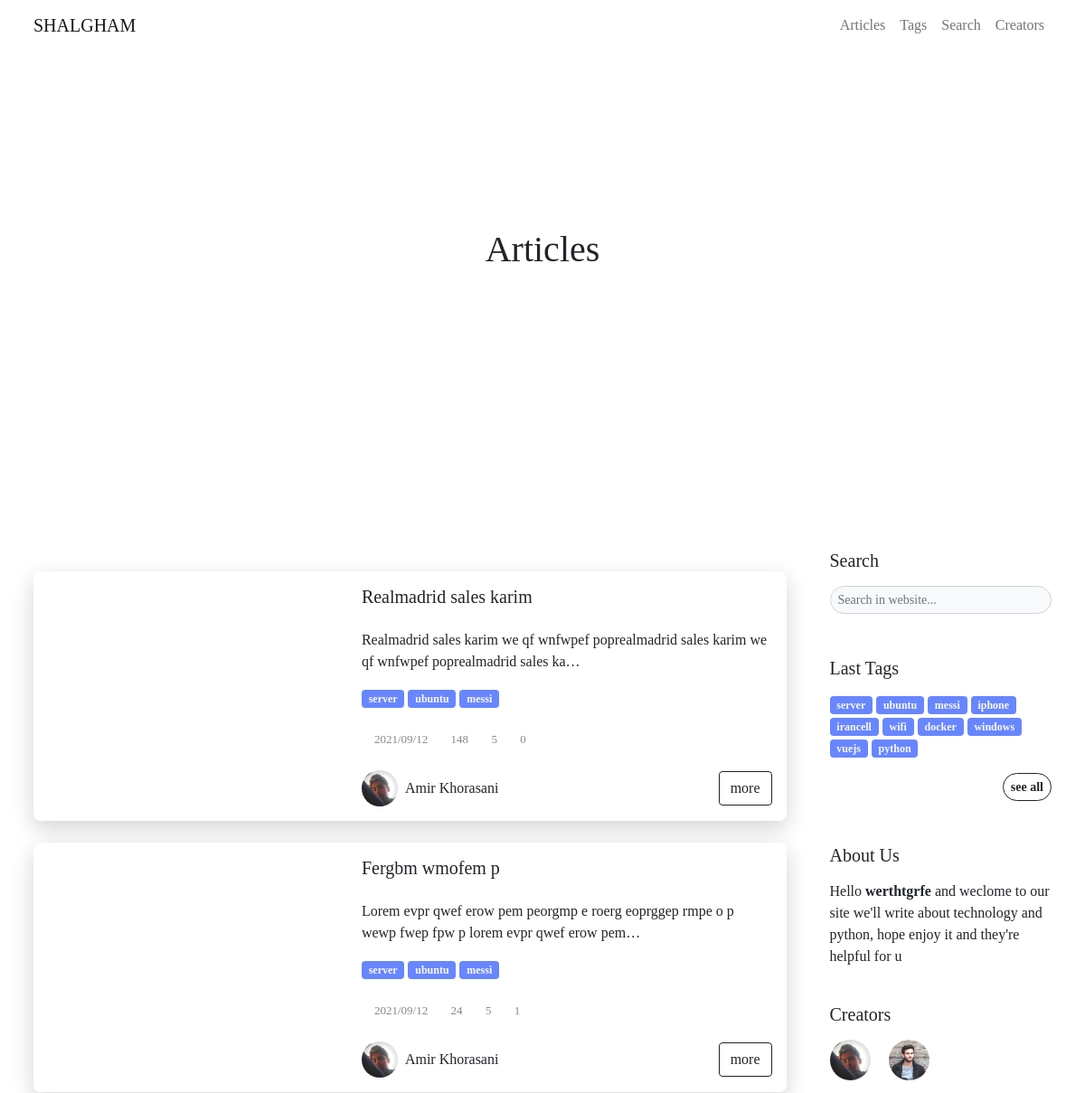
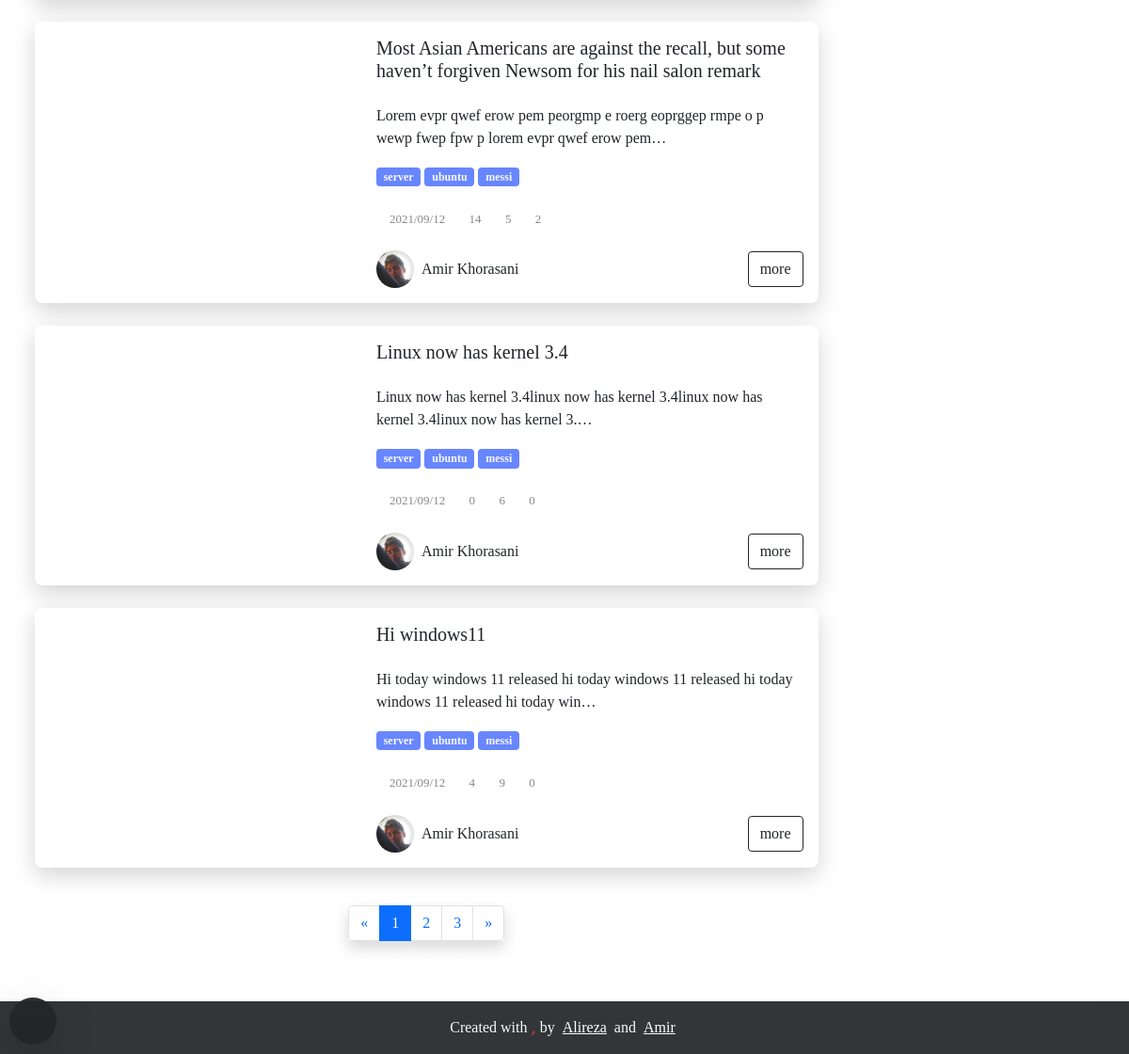
Page /articles on the earlier database version (2 pictures, top to bottom).
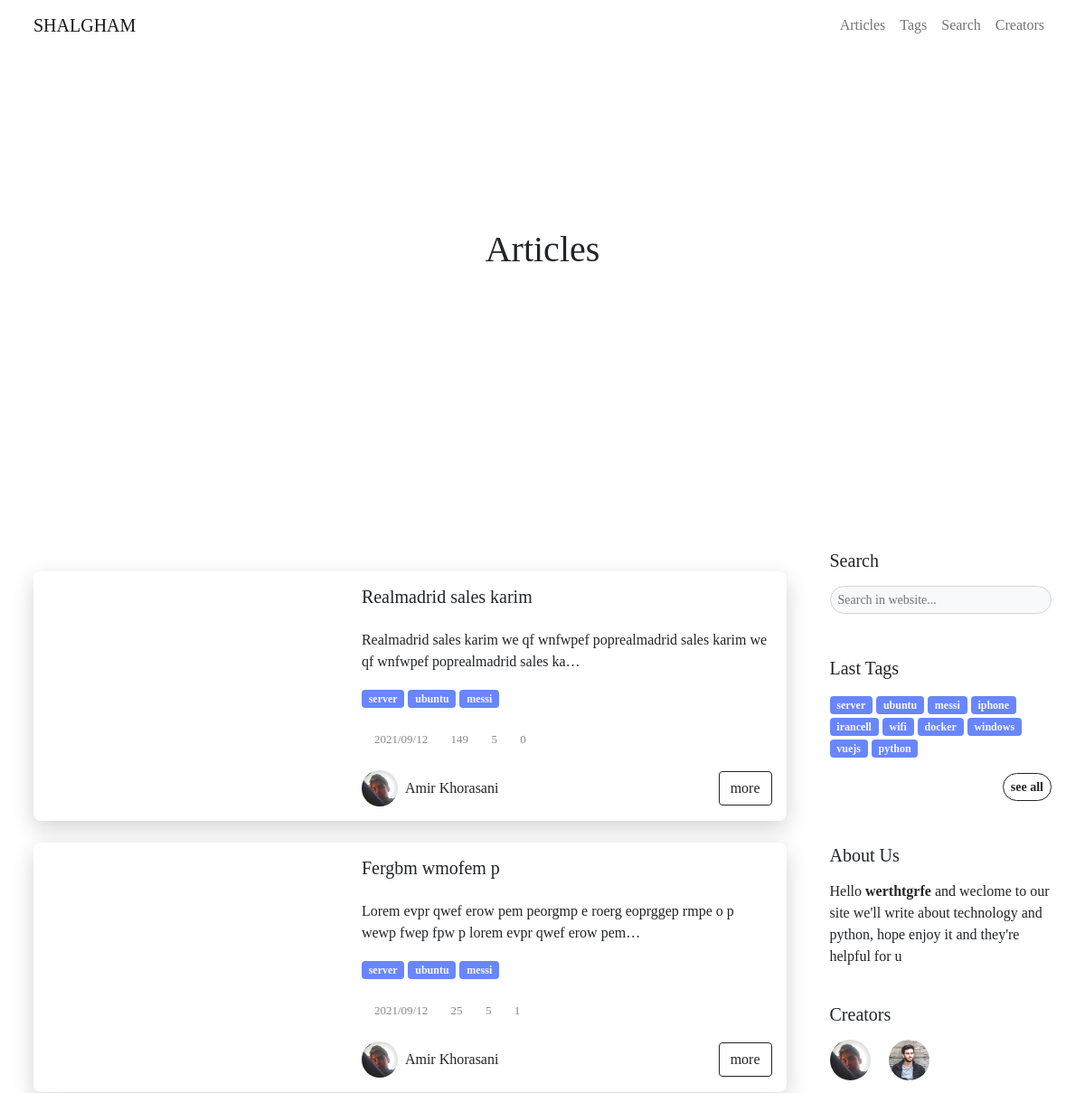
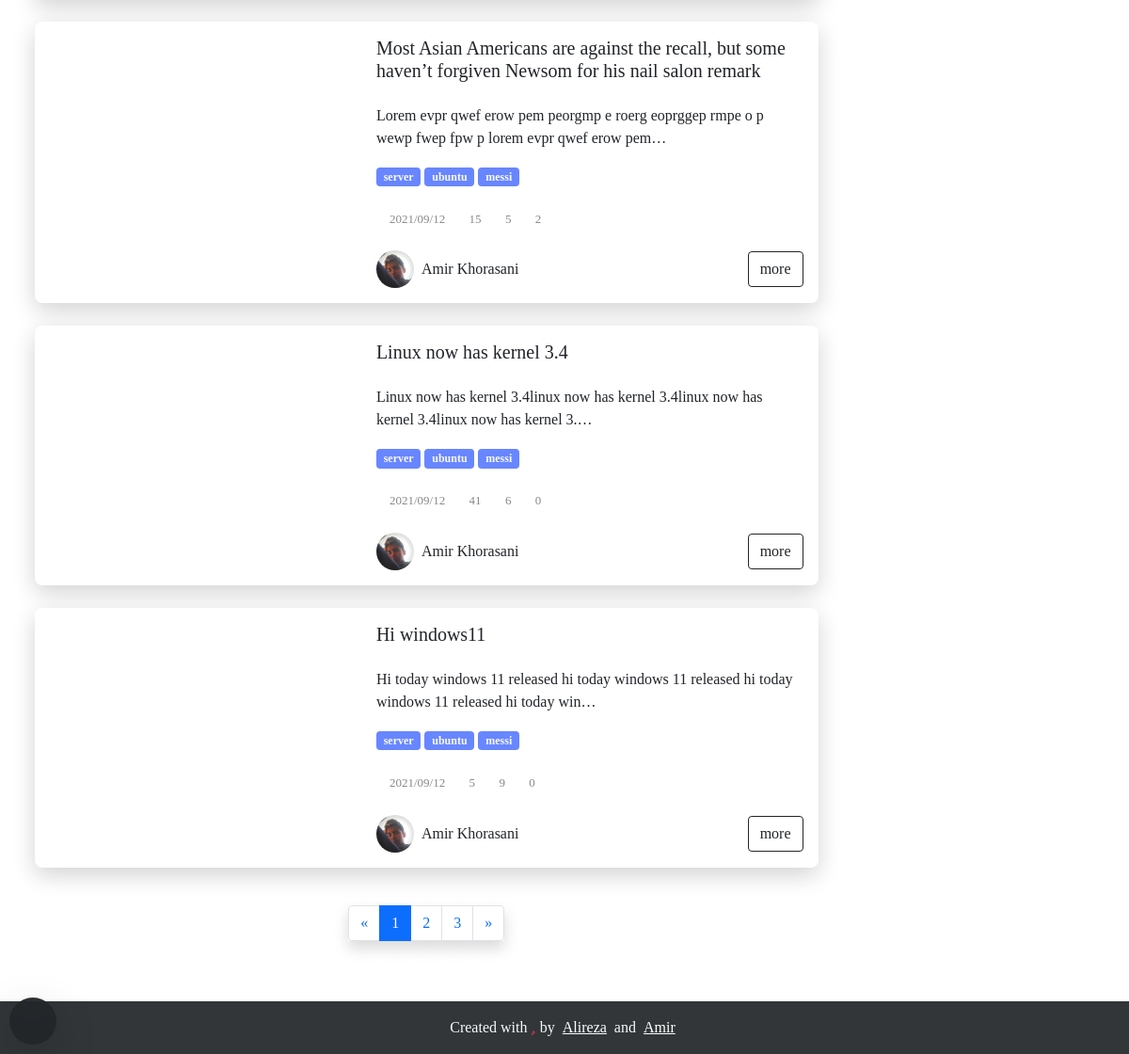
Same page on the later database version (2 pictures, top to bottom).
### blog/models.py (models this page shows, shortened)
class Article(models.Model):
    title_en   = models.CharField(max_length=200) # english title
    desc_en    = models.TextField() # english description for article in home
    body_en    = RichTextUploadingField() # english body
    slug       = models.SlugField(max_length=100,unique=True) # slug of the article
    short_slug = models.SlugField(editable=False) # auto created in auto_slug_article function
    views      = models.IntegerField(default=0) # number of views this article
    status     = models.BooleanField(default=True) # article status => true:publish , false:draft
    created    = models.DateTimeField(auto_now_add=True) # auto complete created time
    updated    = models.DateTimeField(auto_now=True) # auto compelete last update
    author     = models.ForeignKey(User,editable=False,null=True,on_delete=models.SET_NULL,related_name='articles') # auto delete article on delete author
    category   = models.ManyToManyField(Category,blank=True,related_name='articles') # article categories
    thumbnail  = models.ImageField(upload_to='articles') # article thumbnail in post card and main page
    readtime   = models.IntegerField(default=0) # suggested time for readnig the article
    class Meta:
        verbose_name_plural = 'Articles'
        ordering            = ['-created'] # for new to old sorting in admin panel
    objects = ArticleManager() # set managers for this class
    def simple_created(self):
        return self.created.strftime("%Y/%m/%d")
    simple_created.short_description = "created"

class User(AbstractUser):
    thumbnail     = models.ImageField(upload_to='creators',default='creators/default.png')
    telegram      = models.URLField(null=True,blank=True)
    instagram     = models.URLField(null=True,blank=True)
    github        = models.URLField(null=True,blank=True)
    user_page_url = models.CharField(max_length=200)
    desc          = RichTextField(null=True)
    skills        = models.CharField(max_length=500,null=True,help_text='pls separate the skills by 3')
    def full_capital_name(self):
        if self.first_name and self.last_name:
            return f'{self.first_name.capitalize()} {self.last_name.capitalize()}'
        else:
            return self.username.capitalize()

class Comment(models.Model):
    admin    = models.ForeignKey(User,editable=False,default=None,null=True,on_delete=models.SET_NULL)
    article  = models.ForeignKey(Article,on_delete=models.CASCADE,related_name='comments')
    name     = CharField(max_length=50)
    desc     = RichTextField()
    created  = models.DateTimeField(auto_now_add=True) # date of comment creation
    reply_to = models.ForeignKey('self',null=True,blank=True,on_delete=models.CASCADE,related_name='replies') # for reply comments
    status   = models.BooleanField(default=False) # comment status => true:publish , false:draft
    avatar   = models.ForeignKey(Avatar,on_delete=models.SET_NULL,null=True) # comment avatar => has default and auto customize for admins
    class Meta:
        ordering = ('-created',)
    objects = CommentsManager() # set managers for this class

### blog/views.py (the view)
# urls.py: path('articles',ArticlesListView.as_view(),name='articles'),
class ArticlesListView(ListView):
    queryset            = get_list_or_404(Article.objects.active())
    template_name       = 'articles.html'
    context_object_name = 'articles'
    paginate_by         = 5
    page_kwarg          = 'p'

### blog/models.py (called while the page is built)
	def active(self):
		return self.filter(status=True)

    def active(self):
        return self.filter(status=True)

    def active(self):
        return self.filter(status=True)

### blog/templatetags/template_tags.py (called while the page is built)
@register.simple_tag
def site_setting(value):
    try:
        return contents.data_set[value]
    except:
        pass

@register.inclusion_tag('partials/col_4_about.html')
def col_4_about():
    return {
        'col_4_about': contents.data_set['about']
    }

@register.inclusion_tag('partials/col_4_tags.html')
def col_4_tags():
    categories_query          = Category.objects.active()   # get all active categories
    categories_query          = [category for category in categories_query if len(category.articles.active()) > 0] #check if length is bigger than 0 and tag already used before
    if len(categories_query) <= contents.data_set['col_4_tags_count']:
        return {
            'fix' : True,
            'col_4_tags': categories_query,
        }
    else:
        return {
            'fix' : False,
            'col_4_tags': categories_query[:contents.data_set['col_4_tags_count']],
        }

### template/articles.html (shortened to what the changed rows need)
{% load static %} {% load template_tags %}
<!DOCTYPE html>
<html lang="en">
<head>
    <link rel="stylesheet" href="{% static 'blog/css/swiper.min.css' %}">
    <link rel="stylesheet" href="{% static 'blog/css/bootstrap.css' %}">
    <link rel="stylesheet" href="{% static 'blog/fontawesome-free-5.15.3-web/css/all.css' %}">
    <link rel="stylesheet" href="{% static 'blog/css/custom.css' %}">
    <link rel="stylesheet" href="{% static 'blog/css/responsiv.css' %}">
    <link rel="stylesheet" href="{% static 'blog/css/pages/tags.css' %}">
</head>
<body data-src="../media/img/header.jpg">
    <header class="thumbnail">
        <div class="text-center header-img">
            <h1 class="w-100">
                Articles
            </h1>
        </div>
    </header>
    <main class="py-5">
        <div class="container">
            <div class="row gx-md-5">
                <div class="col-md-8 col-lg-9">
                    <section>
                        {% for article in articles %}
                        <div class="card rounded my-4 overflow-hidden">
                            <div class="row g-0">
                                <div class="col-lg-6 col-xl-5 p-3">
                                    <div class="img-card h-100 rounded" data-src="'{{ article.thumbnail.url }}'"></div>
                                </div>
                                <div class="col-lg-6 col-xl-7 p-3">
                                    <h5 class="pb-3">
                                        {{ article.title_en|capfirst }}
                                    </h5>
                                    <p class="mb-3">
                                        {{ article.desc_en|capfirst|safe|truncatechars:100 }}
                                    </p>
                                    {% for category in article.category.active %}
                                    <a href="{% url 'blog:tag' category.slug %}" class="badge bg-info text-light text-decoration-none">
                                            {{ category.name_en|lower }}
                                        </a> {% endfor %}
                                    <div class="icons-card pt-2 mt-3">
                                        <div class="d-inline-flex w-auto align-items-center flex-wrap">
                                            <i class="fas fa-calendar"></i>
                                            <p class="m-0 ps-1 pe-2">{{ article.created|date:'Y/m/d' }}</p>
                                        </div>
                                        <div class="d-inline-flex w-auto align-items-center flex-wrap">
                                            <i class="fas fa-eye"></i>
                                            <p class="m-0 ps-1 pe-2">{{ article.views }}</p>
                                        </div>
                                        <div class="d-inline-flex w-auto align-items-center flex-wrap">
                                            <i class="fas fa-clock"></i>
                                            <p class="m-0 ps-1 pe-2">{{ article.readtime }}</p>
                                        </div>
                                        <div class="d-inline-flex w-auto align-items-center flex-wrap">
                                            <i class="fas fa-comment"></i>
                                            <p class="m-0 ps-1 pe-2">{{ article.comments.active|length }}</p>
                                        </div>
                                    </div>
                                    <div class="d-flex align-items-center justify-content-between flex-wrap">
                                        <a href="/{{ article.author.user_page_url }}" class="pe-3 text-decoration-none mt-4 dark-on text-dark d-inline-flex align-items-center">
                                            <img src="{{ article.author.thumbnail.url }}" class="img-sm rounded-pill " alt="">
                                            <div class="px-2">
                                                <span>
                                                        {{ article.author.full_capital_name }}
                                                    </span>
                                            </div>
                                        </a>
                                        <a href="{% url 'blog:article_slug' article.slug %}" class="btn btn-outline-dark d-block ms-auto mt-4">
                                                more
                                        </a>
                                    </div>
                                </div>
                            </div>
                        </div>
                        {% endfor %}
                    </section>
                </div>
            </div>
        </div>
    </main>
</body>
</html>

Differences in the rows shown:
changed Article "Realmadrid sales karim": views "148" → "149"
changed Article "Fergbm wmofem p": views "24" → "25"
changed Article (number 3 of 5 on the later page): views "14" → "15"
changed Article "Linux now has kernel 3.4": views "0" → "41"
changed Article "Hi windows11": views "4" → "5"
